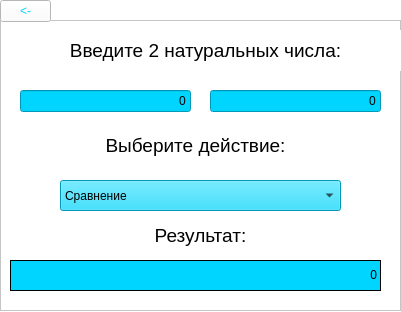
<?xml version="1.0" encoding="UTF-8"?>
<ui version="4.0">
 <class>NModulesWindow1</class>
 <widget class="QDialog" name="NModulesWindow1">
  <property name="geometry">
   <rect>
    <x>0</x>
    <y>0</y>
    <width>401</width>
    <height>312</height>
   </rect>
  </property>
  <property name="windowTitle">
   <string>Основные бинарные операции</string>
  </property>
  <property name="styleSheet">
   <string notr="true">background-color: white</string>
  </property>
  <widget class="QFrame" name="frame">
   <property name="geometry">
    <rect>
     <x>0</x>
     <y>20</y>
     <width>401</width>
     <height>291</height>
    </rect>
   </property>
   <property name="font">
    <font>
     <pointsize>10</pointsize>
    </font>
   </property>
   <property name="styleSheet">
    <string notr="true">background-color: white</string>
   </property>
   <property name="frameShape">
    <enum>QFrame::StyledPanel</enum>
   </property>
   <property name="frameShadow">
    <enum>QFrame::Raised</enum>
   </property>
   <widget class="QLabel" name="label_3">
    <property name="geometry">
     <rect>
      <x>10</x>
      <y>10</y>
      <width>391</width>
      <height>41</height>
     </rect>
    </property>
    <property name="font">
     <font>
      <pointsize>14</pointsize>
     </font>
    </property>
    <property name="styleSheet">
     <string notr="true"/>
    </property>
    <property name="text">
     <string>Введите 2 натуральных числа:</string>
    </property>
    <property name="alignment">
     <set>Qt::AlignCenter</set>
    </property>
   </widget>
   <widget class="QLineEdit" name="lineEdit_4">
    <property name="geometry">
     <rect>
      <x>20</x>
      <y>70</y>
      <width>171</width>
      <height>22</height>
     </rect>
    </property>
    <property name="layoutDirection">
     <enum>Qt::LeftToRight</enum>
    </property>
    <property name="styleSheet">
     <string notr="true">background-color: #00D5FF;</string>
    </property>
    <property name="text">
     <string>0</string>
    </property>
    <property name="alignment">
     <set>Qt::AlignRight|Qt::AlignTrailing|Qt::AlignVCenter</set>
    </property>
   </widget>
   <widget class="QLineEdit" name="lineEdit_5">
    <property name="geometry">
     <rect>
      <x>210</x>
      <y>70</y>
      <width>171</width>
      <height>22</height>
     </rect>
    </property>
    <property name="styleSheet">
     <string notr="true">background-color: #00D5FF;</string>
    </property>
    <property name="text">
     <string>0</string>
    </property>
    <property name="alignment">
     <set>Qt::AlignRight|Qt::AlignTrailing|Qt::AlignVCenter</set>
    </property>
   </widget>
   <widget class="QComboBox" name="comboBox">
    <property name="geometry">
     <rect>
      <x>60</x>
      <y>160</y>
      <width>281</width>
      <height>31</height>
     </rect>
    </property>
    <property name="styleSheet">
     <string notr="true">background-color: #00D5FF;</string>
    </property>
    <item>
     <property name="text">
      <string>Сравнение</string>
     </property>
    </item>
    <item>
     <property name="text">
      <string>Сумма</string>
     </property>
    </item>
    <item>
     <property name="text">
      <string>Разность</string>
     </property>
    </item>
    <item>
     <property name="text">
      <string>Произведение</string>
     </property>
    </item>
    <item>
     <property name="text">
      <string>Первая цифра частного</string>
     </property>
    </item>
    <item>
     <property name="text">
      <string>Частное от деления</string>
     </property>
    </item>
    <item>
     <property name="text">
      <string>Остаток от деления</string>
     </property>
    </item>
    <item>
     <property name="text">
      <string>НОД</string>
     </property>
    </item>
    <item>
     <property name="text">
      <string>НОК</string>
     </property>
    </item>
   </widget>
   <widget class="QLabel" name="label">
    <property name="geometry">
     <rect>
      <x>10</x>
      <y>110</y>
      <width>371</width>
      <height>31</height>
     </rect>
    </property>
    <property name="font">
     <font>
      <pointsize>14</pointsize>
     </font>
    </property>
    <property name="text">
     <string>Выберите действие:</string>
    </property>
    <property name="alignment">
     <set>Qt::AlignCenter</set>
    </property>
   </widget>
   <widget class="QLabel" name="label_2">
    <property name="geometry">
     <rect>
      <x>10</x>
      <y>200</y>
      <width>381</width>
      <height>31</height>
     </rect>
    </property>
    <property name="font">
     <font>
      <pointsize>14</pointsize>
     </font>
    </property>
    <property name="text">
     <string>Результат:</string>
    </property>
    <property name="alignment">
     <set>Qt::AlignCenter</set>
    </property>
   </widget>
   <widget class="QLabel" name="label_4">
    <property name="geometry">
     <rect>
      <x>10</x>
      <y>240</y>
      <width>371</width>
      <height>31</height>
     </rect>
    </property>
    <property name="focusPolicy">
     <enum>Qt::WheelFocus</enum>
    </property>
    <property name="layoutDirection">
     <enum>Qt::LeftToRight</enum>
    </property>
    <property name="styleSheet">
     <string notr="true">background-color: #00D5FF;</string>
    </property>
    <property name="frameShape">
     <enum>QFrame::Box</enum>
    </property>
    <property name="text">
     <string>0</string>
    </property>
    <property name="alignment">
     <set>Qt::AlignRight|Qt::AlignTrailing|Qt::AlignVCenter</set>
    </property>
   </widget>
  </widget>
  <widget class="QToolButton" name="toolButton">
   <property name="geometry">
    <rect>
     <x>0</x>
     <y>0</y>
     <width>51</width>
     <height>22</height>
    </rect>
   </property>
   <property name="styleSheet">
    <string notr="true">color: #00D5FF</string>
   </property>
   <property name="text">
    <string>&lt;-</string>
   </property>
  </widget>
 </widget>
 <resources/>
 <connections/>
</ui>
